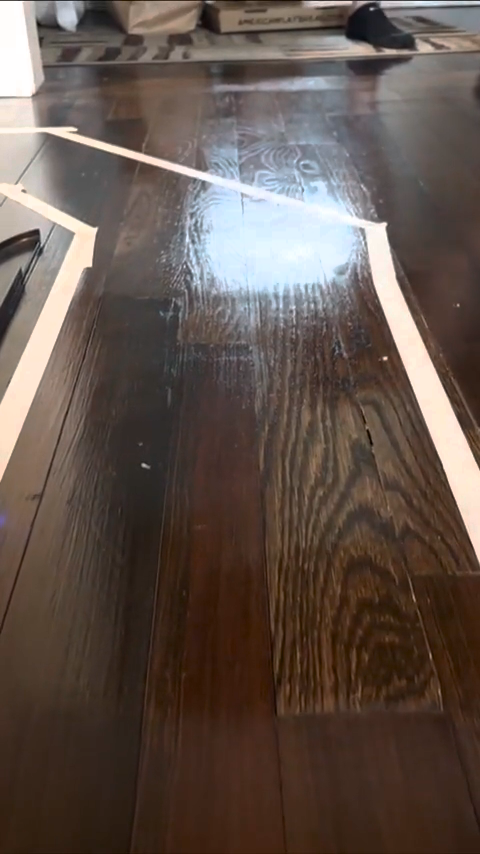
#> input picture frame 38 of vision_sys/IMG_5676.mp4, 480 x 854 px, given in place of webcam_lane.mp4, which was not available
$ python ColorPickerScript.py
#> lines starting #> are read from the running program, lines starting #| are printed output that depends on the picture; after the words box and inside, x2 and y2 are one past the last pixel; in counts of white or black regions, pixels touching at a corner belong together; pictures that were not available may be replaced by others from this repository, and a replacement may not be noted
"""
@file ColorPickerScript.py
@brief Interactive HSV color picker using OpenCV trackbars.

This script reads frames from a video source, converts each frame to HSV,
creates a mask based on user-controlled HSV thresholds, and displays the
original, mask, and resulting filtered image side by side.
"""

import cv2
import numpy as np


# ============================================================================
# Global Configuration Variables
# ============================================================================

# Constants for video capture settings
FRAME_WIDTH = 800
FRAME_HEIGHT = 600
CAMERA_SOURCE = '../resources/vids/webcam_lane.mp4'  # Path to video file or 0 for camera
WINDOW_NAME = 'HSV'
DISPLAY_WINDOW = 'Horizontal Stacking'

# ============================================================================
# Function Definitions
# ============================================================================

def empty(_value):
    """
    @brief Callback placeholder for OpenCV trackbars.

    @param _value Current trackbar position (unused).
    """
    pass


def create_hsv_trackbars(window_name: str) -> None:
    """
    @brief Create HSV range trackbars in a named OpenCV window.

    @param window_name Name of the OpenCV window.
    """
#> called with window_name = 'HSV'
    cv2.namedWindow(window_name)
    cv2.resizeWindow(window_name, 480, 240)
    cv2.createTrackbar("HUE Min", window_name, 0, 179, empty)
#> slider 'HUE Min' is set to 35
    cv2.createTrackbar("HUE Max", window_name, 179, 179, empty)
    cv2.createTrackbar("SAT Min", window_name, 0, 255, empty)
#> slider 'SAT Min' is set to 51
    cv2.createTrackbar("SAT Max", window_name, 255, 255, empty)
    cv2.createTrackbar("VALUE Min", window_name, 0, 255, empty)
#> slider 'VALUE Min' is set to 51
    cv2.createTrackbar("VALUE Max", window_name, 255, 255, empty)


def get_hsv_bounds(window_name: str) -> tuple[np.ndarray, np.ndarray]:
    """
    @brief Read current HSV bounds from the trackbars.

    @param window_name Name of the OpenCV window holding the trackbars.
    @return A tuple containing lower and upper HSV bound arrays.
    """
    h_min = cv2.getTrackbarPos("HUE Min", window_name)
    h_max = cv2.getTrackbarPos("HUE Max", window_name)
    s_min = cv2.getTrackbarPos("SAT Min", window_name)
    s_max = cv2.getTrackbarPos("SAT Max", window_name)
    v_min = cv2.getTrackbarPos("VALUE Min", window_name)
    v_max = cv2.getTrackbarPos("VALUE Max", window_name)

    lower = np.array([h_min, s_min, v_min])
    upper = np.array([h_max, s_max, v_max])
    return lower, upper


def main() -> None:
    """
    @brief Main loop for the HSV color picker.
    """
    # Initialize video capture
    cap = cv2.VideoCapture(CAMERA_SOURCE)
    cap.set(cv2.CAP_PROP_FRAME_WIDTH, FRAME_WIDTH)
    cap.set(cv2.CAP_PROP_FRAME_HEIGHT, FRAME_HEIGHT)

    if not cap.isOpened():
        raise RuntimeError(f"Unable to open video source: {CAMERA_SOURCE}")

    # Create trackbars for HSV adjustment
    create_hsv_trackbars(WINDOW_NAME)

    frame_counter = 0
    frame_count = int(cap.get(cv2.CAP_PROP_FRAME_COUNT))

    while True:
        frame_counter += 1
        # Loop video if it reaches the end
        if frame_count > 0 and frame_counter >= frame_count:
            cap.set(cv2.CAP_PROP_POS_FRAMES, 0)
            frame_counter = 0

        success, img = cap.read()
#> img is the input picture: shape (854, 480, 3); mean B, G, R 76.2, 83.9, 97.8
        if not success or img is None:
            break
        img = cv2.resize(img, dsize=(FRAME_WIDTH, FRAME_HEIGHT), fx=0.5, fy=0.5)
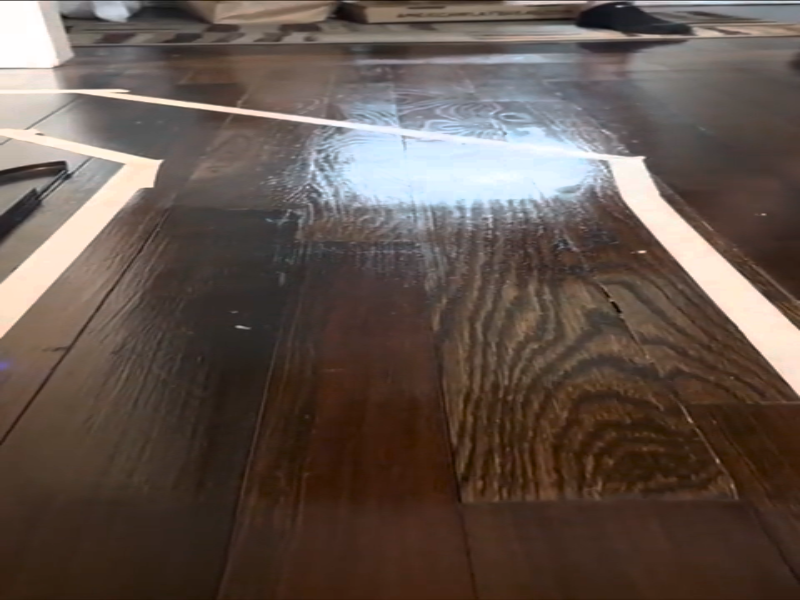
#> img: shape (600, 800, 3); mean B, G, R 76.1, 83.8, 97.7

        # Convert to HSV color space
        img_hsv = cv2.cvtColor(img, cv2.COLOR_BGR2HSV)
#> img_hsv: shape (600, 800, 3); mean H, S, V 28.2, 85.9, 100

        # Get current HSV bounds from trackbars
        lower, upper = get_hsv_bounds(WINDOW_NAME)

        # Create mask based on HSV range
        mask = cv2.inRange(img_hsv, lower, upper)
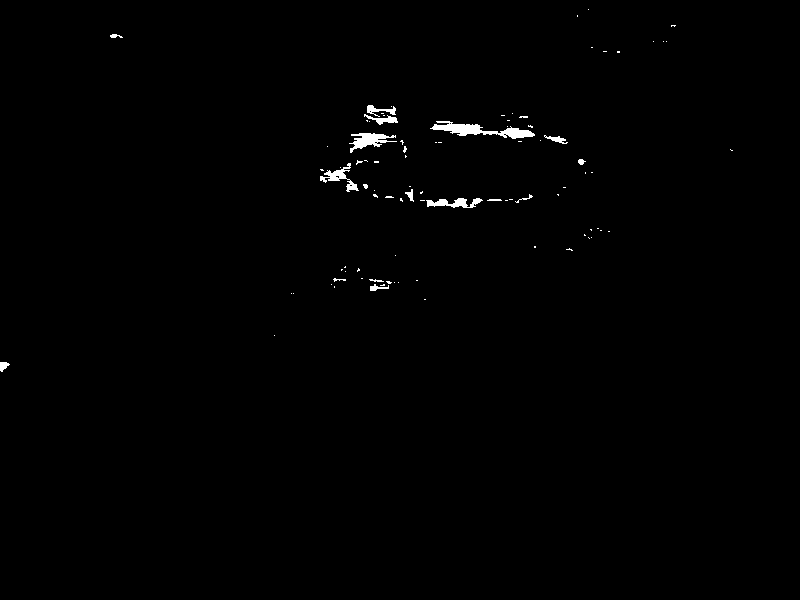
#> mask: shape (600, 800); 0.6% white; 90 white regions (74 under 20 px), largest, box (x1, y1, x2, y2) and area: (430, 121, 535, 139) 763, (349, 133, 397, 153) 428, (320, 163, 359, 192) 324
        result = cv2.bitwise_and(img, img, mask=mask)

        # Convert mask to BGR for stacking
        mask_bgr = cv2.cvtColor(mask, cv2.COLOR_GRAY2BGR)
        h_stack = np.hstack([img, mask_bgr, result])
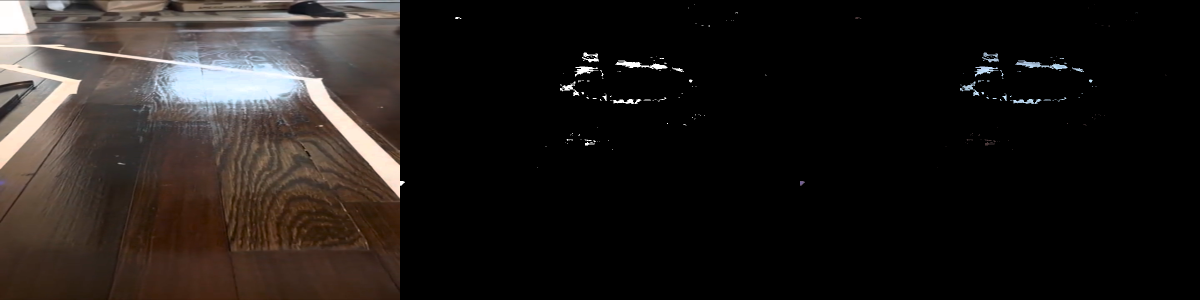
#> h_stack: shape (600, 2400, 3) (shown at 1/2 size); mean B, G, R 26.3, 28.8, 33.4

        # Display the stacked images
        cv2.imshow(DISPLAY_WINDOW, h_stack)

        # Exit on 'q' key press
        if cv2.waitKey(1) & 0xFF == ord('q'):
#> (key q is pressed here)
            break

    # Clean up
    cap.release()
    cv2.destroyAllWindows()


if __name__ == '__main__':
    main()

$ run again, starting later in the video
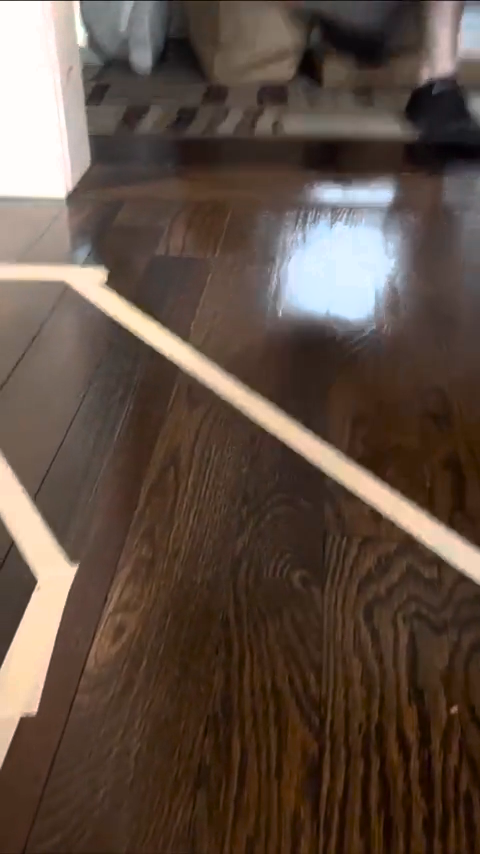
#> input picture frame 174 of vision_sys/IMG_5676.mp4, 480 x 854 px, given in place of webcam_lane.mp4, which was not available
#> in main, img is the input picture: shape (854, 480, 3); mean B, G, R 67.6, 78.5, 95.2
#> img: shape (600, 800, 3)
#> img_hsv: shape (600, 800, 3); mean H, S, V 23.6, 102.4, 96.5
#> in main, `mask = cv2.inRange(img_hsv, lower, upper)`:
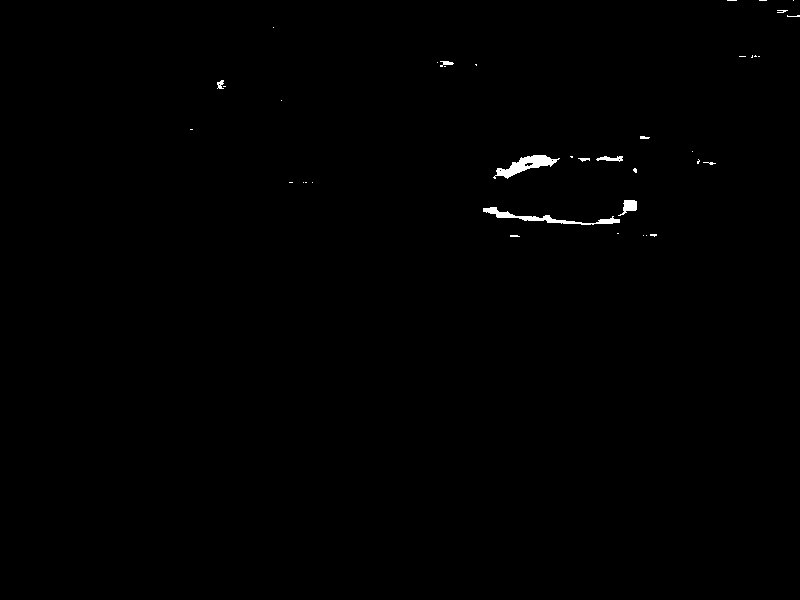
#> mask: shape (600, 800); 0.37% white; 38 white regions (29 under 20 px), largest, box (x1, y1, x2, y2) and area: (493, 155, 560, 179) 620, (483, 207, 620, 225) 572, (618, 200, 637, 216) 161
#> in main, `h_stack = np.hstack([img, mask_bgr, result])`:
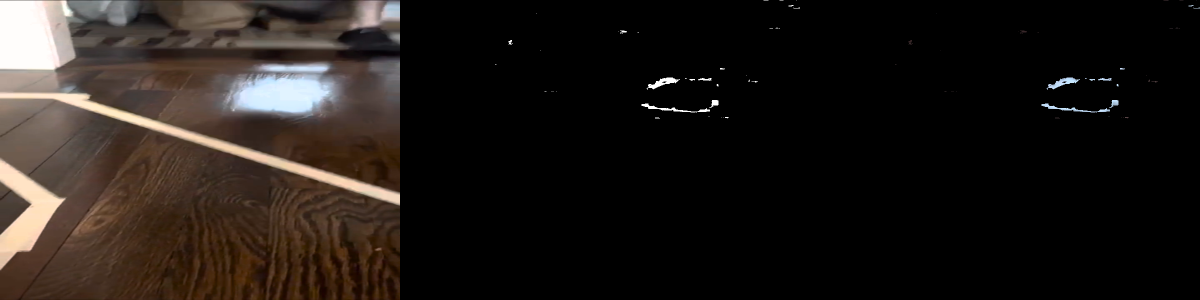
#> h_stack: shape (600, 2400, 3) (shown at 1/2 size); mean B, G, R 23.1, 26.7, 32.2

$ run again, starting later in the video
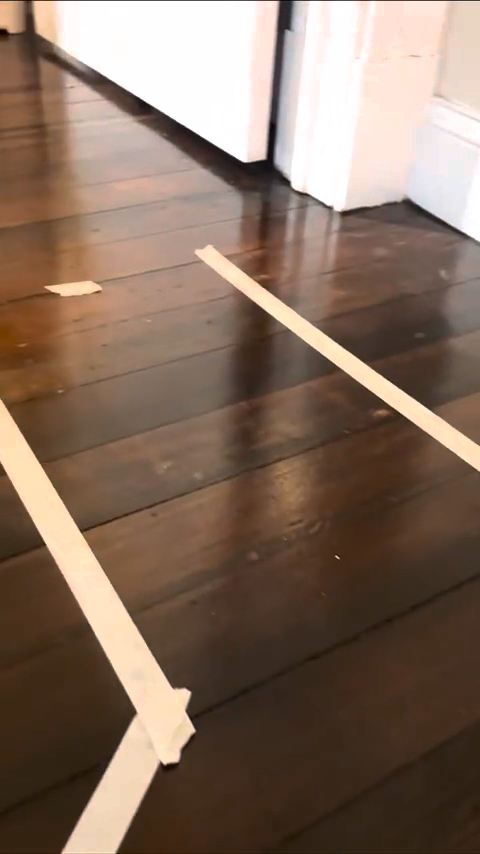
#> input picture frame 309 of vision_sys/IMG_5676.mp4, 480 x 854 px, given in place of webcam_lane.mp4, which was not available
#> in main, img is the input picture: shape (854, 480, 3); mean B, G, R 94.5, 109.9, 132
#> img: shape (600, 800, 3)
#> img_hsv: shape (600, 800, 3); mean H, S, V 20.7, 95.5, 132
#> in main, `mask = cv2.inRange(img_hsv, lower, upper)`:
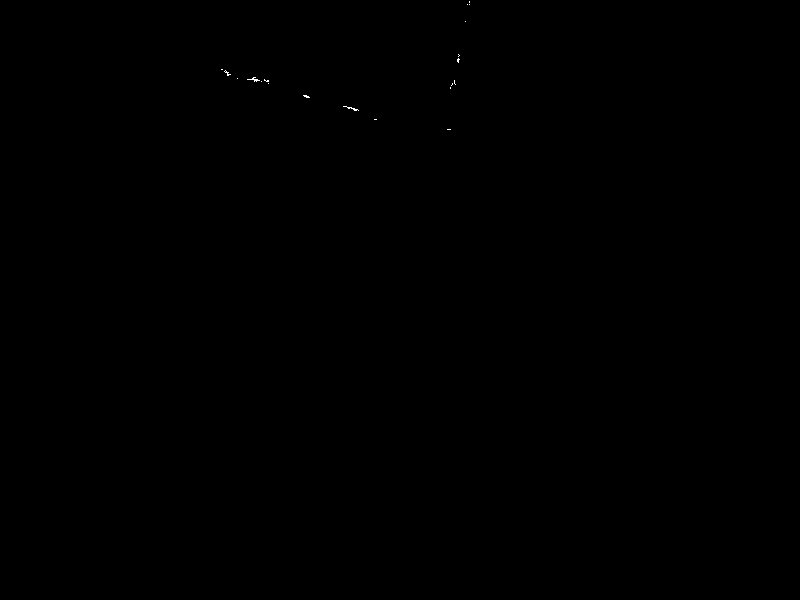
#> mask: shape (600, 800); 0.03% white in thin lines or dots, all inside (x1, y1, x2, y2) = (221, 1, 470, 130)
#> in main, `h_stack = np.hstack([img, mask_bgr, result])`:
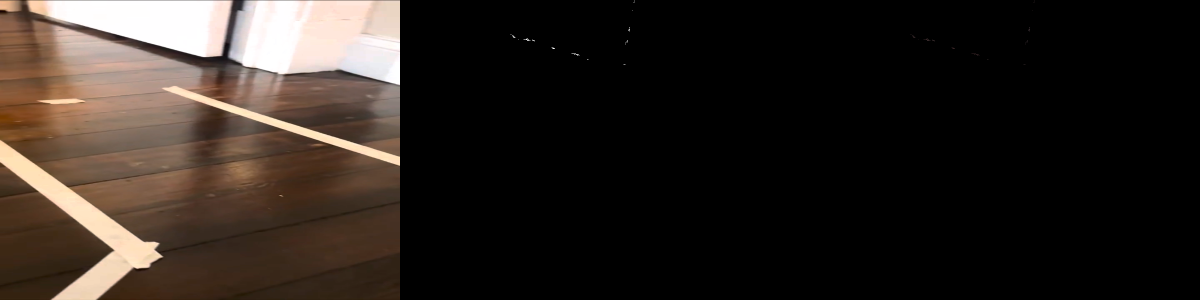
#> h_stack: shape (600, 2400, 3) (shown at 1/2 size); mean B, G, R 31.5, 36.6, 44
